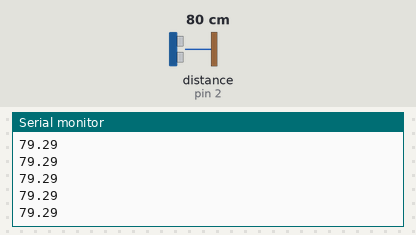
A sketch run on a simulated Arduino Uno, built with avr-gcc and run on an emulated ATmega328P. Shown: the last lines printed to the serial monitor. The inputs (shaded band) are chosen by the test bench; at power-on: distance to the obstacle (sensor on pin 2) 80 cm. The echo pulse lasts 58.3 µs per cm.

Above: at 1.2 s.
1.3 s: distance to the obstacle (sensor on pin 2) set to 2 cm
At 1.8 s:
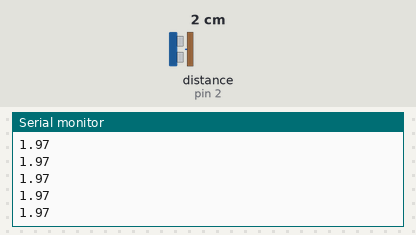
2.8 s: distance to the obstacle (sensor on pin 2) set to 4 cm
At 3.3 s:
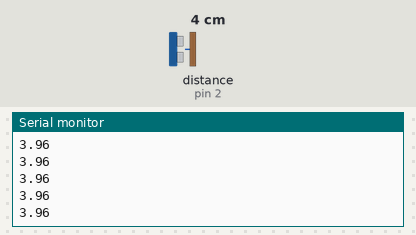
Timing chart, 0 to 5.8 s (numbered marks = the images above; inputs shaded):
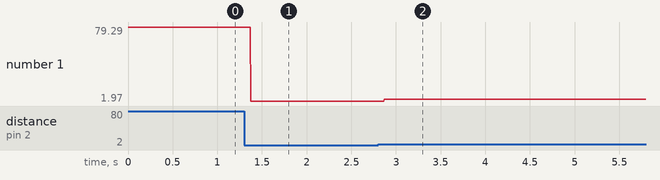

Measured:
- after the input at 1.3 s, the serial monitor: prints a new line after 0.07 s (image 1)
- after the input at 2.8 s, the serial monitor: prints a new line after 0.07 s (image 2)
- plotted number 1: 79.29 → 1.97 after the input at 1.3 s, 1.97 → 3.9 after the input at 2.8 s

The sketch:

ultrasensorCzujnik.ino
```cpp
const int echoPin1 = 2;
const int trigPin1 = 1;

void setup() {
  pinMode(echoPin1, INPUT);
  pinMode(trigPin1, OUTPUT);
  Serial.begin(9600);
}

void loop() {
  Serial.println(getDistance(trigPin1,echoPin1));
}

float getDistance(int trigPin, int echoPin){
  digitalWrite(trigPin, LOW);
  delayMicroseconds(2);
  digitalWrite(trigPin, HIGH);
  delayMicroseconds(10);
  digitalWrite(trigPin, LOW);

  float duration = pulseIn(echoPin, HIGH);
  float distance =  duration * 0.034 / 2;
  return distance;
}
```
